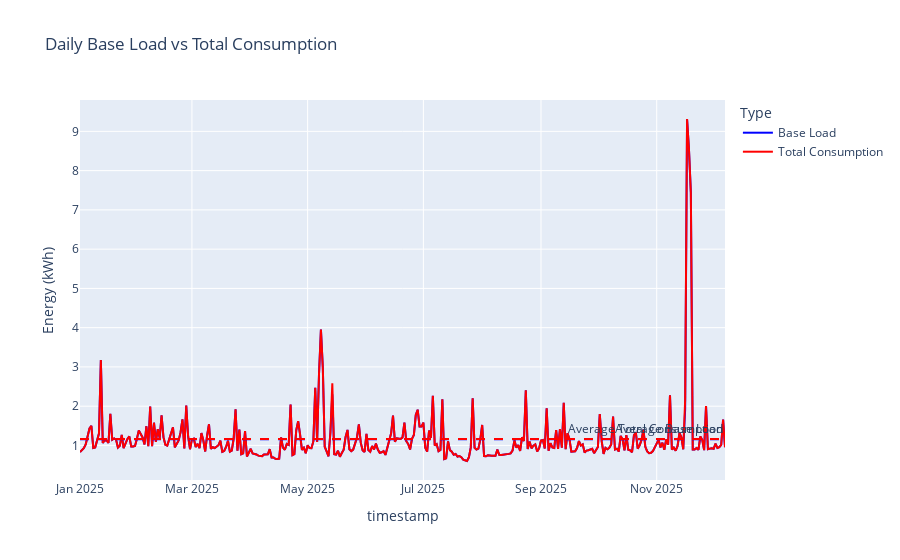

The notebook cell this image was saved under:
### Markdown cell above
## Visualization Example
Plot daily base load vs total consumption

### Code cell
import plotly.express as px
import plotly.graph_objects as go

# Convert to pandas for plotting
daily_pd = daily.to_pandas()

# Create figure with basic lines
fig = px.line(
    daily_pd,
    x="timestamp",
    y=["consumption_due_to_baseload_in_kilowatthour", "total_consumption_in_kilowatthour"],
    title="Daily Base Load vs Total Consumption",
    labels={"value": "Energy (kWh)", "variable": "Type"},
)

# Add average lines
fig.add_hline(
    y=daily_pd["consumption_due_to_baseload_in_kilowatthour"].mean(),
    line_dash="dash",
    line_color="blue",
    annotation_text="Average Base Load",
)

fig.add_hline(
    y=daily_pd["total_consumption_in_kilowatthour"].mean(),
    line_dash="dash",
    line_color="red",
    annotation_text="Average Total Consumption",
)

# Update colors and legend
fig.update_traces(
    name="Base Load",
    line_color="blue",
    selector=dict(name="consumption_due_to_baseload_in_kilowatthour"),
)
fig.update_traces(
    name="Total Consumption",
    line_color="red",
    selector=dict(name="total_consumption_in_kilowatthour"),
)

fig.show()

### Figure 1 — Plotly figure (JSON) as saved in the notebook; plotly's stock layout.template omitted (floating-point values rounded to 4 significant figures; data arrays with more than 128 entries replaced by an {"elided": "..."} marker saying what was removed)
{"data": [{"hovertemplate": "Type=consumption_due_to_baseload_in_kilowatthour<br>timestamp=%{x}<br>Energy (kWh)=%{y}<extra></extra>", "legendgroup": "consumption_due_to_baseload_in_kilowatthour", "line": {"color": "blue", "dash": "solid"}, "marker": {"symbol": "circle"}, "mode": "lines", "name": "Base Load", "orientation": "v", "showlegend": true, "type": "scatter", "x": {"elided": "341 str values"}, "xaxis": "x", "y": {"elided": "341 float values"}, "yaxis": "y"}, {"hovertemplate": "Type=total_consumption_in_kilowatthour<br>timestamp=%{x}<br>Energy (kWh)=%{y}<extra></extra>", "legendgroup": "total_consumption_in_kilowatthour", "line": {"color": "red", "dash": "solid"}, "marker": {"symbol": "circle"}, "mode": "lines", "name": "Total Consumption", "orientation": "v", "showlegend": true, "type": "scatter", "x": {"elided": "341 str values"}, "xaxis": "x", "y": {"elided": "341 float values"}, "yaxis": "y"}], "layout": {"annotations": [{"showarrow": false, "text": "Average Base Load", "x": 1, "xanchor": "right", "xref": "x domain", "y": 1.16, "yanchor": "bottom", "yref": "y"}, {"showarrow": false, "text": "Average Total Consumption", "x": 1, "xanchor": "right", "xref": "x domain", "y": 1.161, "yanchor": "bottom", "yref": "y"}], "legend": {"title": {"text": "Type"}, "tracegroupgap": 0}, "shapes": [{"line": {"color": "blue", "dash": "dash"}, "type": "line", "x0": 0, "x1": 1, "xref": "x domain", "y0": 1.16, "y1": 1.16, "yref": "y"}, {"line": {"color": "red", "dash": "dash"}, "type": "line", "x0": 0, "x1": 1, "xref": "x domain", "y0": 1.161, "y1": 1.161, "yref": "y"}], "title": {"text": "Daily Base Load vs Total Consumption"}, "xaxis": {"anchor": "y", "domain": [0, 1], "title": {"text": "timestamp"}}, "yaxis": {"anchor": "x", "domain": [0, 1], "title": {"text": "Energy (kWh)"}}}}
